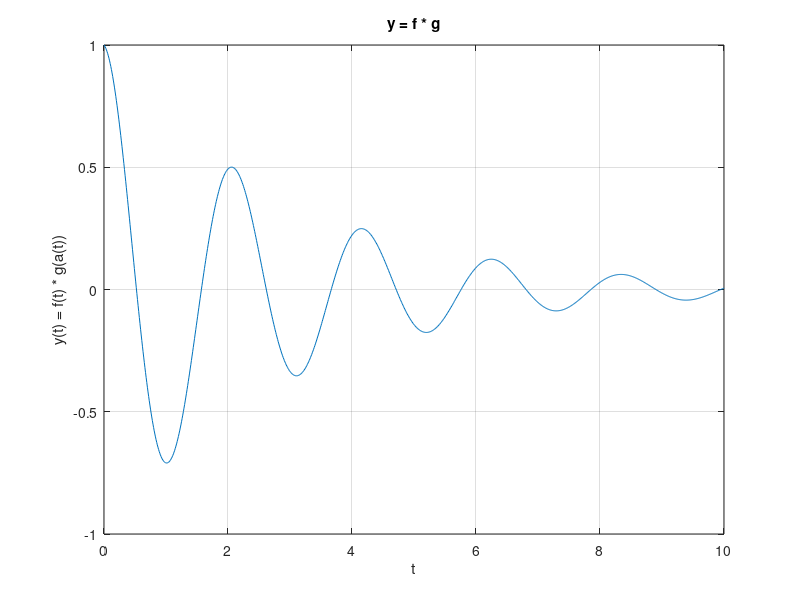

Here is the MATLAB script that generated this plot:
%% 1
clear;
close all;

t = 0:0.01:10;
f = exp(-t/3);
plot(t, f);
xlabel('t');
ylabel('f(t) = e^{-t/3}');
title('f = exp(-t/3)');
grid on;

%% 2
clear;
close all;

a = linspace(0, 12*pi, 241);
g = cos(a);
plot(a, g);
xlabel('a');
ylabel('g(a) = cos(a)');
title('g = cos(a)');
grid on;

%% 3
clear;
close all;

w = 3;
t = 0:0.01:10;
a = w*t;
y = exp(-t/3) .* cos(a);
plot(t, y);
xlabel('t');
ylabel('y(t) = f(t) * g(a(t))');
title('y = f * g');
grid on;

%% 4
clear;
close all;

scores = [3.7 3.0 2.3];
units = [4 5 3];

format bank;
gpa = sum(scores .* units)/sum(units)
